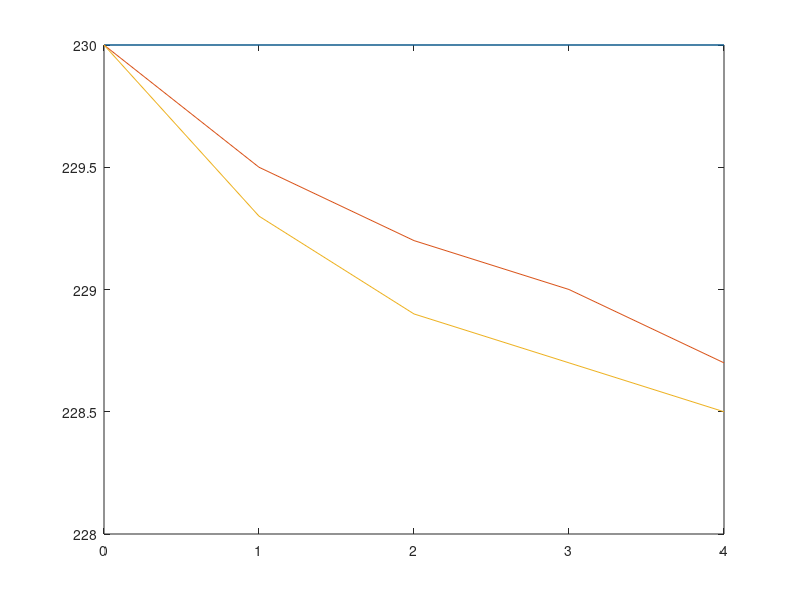

Recreate this plot in MATLAB.
clc;
close all;
clear all;
E0=[230;230;230;230;230];
Eg=[230;229.5;229.2;229;228.7];
V=[230;229.3;228.9;228.7;228.5];
Ia=[0,1,2,3,4];

plot(Ia,E0)
hold on
plot(Ia,Eg)
hold on 
plot(Ia,V)

